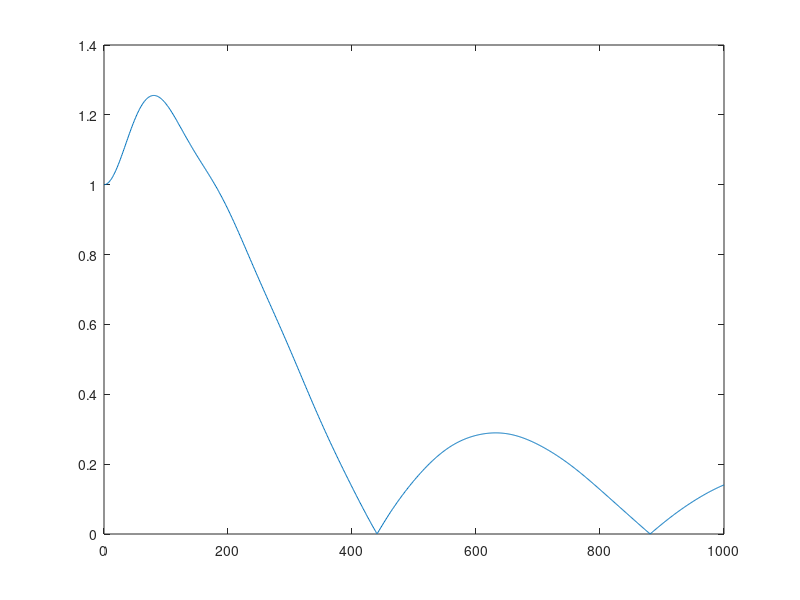

Reproduce this figure in MATLAB.

U_mean = 9.15;
Lf = 0.1;

beta = 5.660158275081317;
gamma = 0.5;
%SL = U_mean/sqrt(1+beta^2/gamma^2);
K = 0.8;

s = linspace(0.1,1000,1001)*2*pi*1i;
eta = K*beta^2/(beta^2+gamma^2);
St = imag(s)*Lf/U_mean;
%St = s*CI.FM.HP{indexHP}.GEQU_CONV.Lf/(1i*CI.FM.HP{indexHP}.GEQU_CONV.Ugs);
St2 = St*(beta^2+gamma^2)/beta^2;

F = 2*(exp(1i*eta*St2).*(gamma-1i*eta*St2) - eta*exp(1i*St2).*(gamma-1i*St2) + gamma*(eta-1))./...
    (eta*St2.^2*(2-gamma)*(eta-1));

plot(s/(2*pi*1i),abs(F))